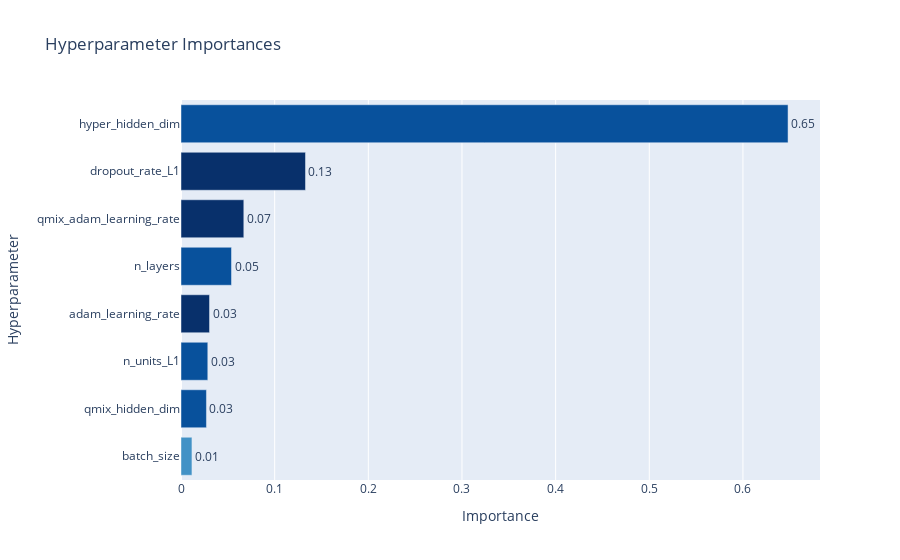

The cell this chart's notebook holds for it:
### Code cell
optuna.visualization.plot_param_importances(study)

### Figure 1 — Plotly figure (JSON) as saved in the notebook; plotly's stock layout.template omitted (floating-point values rounded to 4 significant figures)
{"data": [{"cliponaxis": false, "hovertemplate": ["batch_size (CategoricalDistribution): 0.011689685575164848<extra></extra>", "qmix_hidden_dim (IntUniformDistribution): 0.027168598207938405<extra></extra>", "n_units_L1 (IntUniformDistribution): 0.028615167107611587<extra></extra>", "adam_learning_rate (UniformDistribution): 0.03045669835524051<extra></extra>", "n_layers (IntUniformDistribution): 0.05393082707590167<extra></extra>", "qmix_adam_learning_rate (UniformDistribution): 0.06706588723279704<extra></extra>", "dropout_rate_L1 (UniformDistribution): 0.13292212857671795<extra></extra>", "hyper_hidden_dim (IntUniformDistribution): 0.648151007868628<extra></extra>"], "marker": {"color": ["rgb(66,146,198)", "rgb(8,81,156)", "rgb(8,81,156)", "rgb(8,48,107)", "rgb(8,81,156)", "rgb(8,48,107)", "rgb(8,48,107)", "rgb(8,81,156)"]}, "orientation": "h", "text": ["0.011689685575164848", "0.027168598207938405", "0.028615167107611587", "0.03045669835524051", "0.05393082707590167", "0.06706588723279704", "0.13292212857671795", "0.648151007868628"], "textposition": "outside", "texttemplate": "%{text:.2f}", "type": "bar", "x": [0.01169, 0.02717, 0.02862, 0.03046, 0.05393, 0.06707, 0.1329, 0.6482], "y": ["batch_size", "qmix_hidden_dim", "n_units_L1", "adam_learning_rate", "n_layers", "qmix_adam_learning_rate", "dropout_rate_L1", "hyper_hidden_dim"]}], "layout": {"showlegend": false, "title": {"text": "Hyperparameter Importances"}, "xaxis": {"title": {"text": "Importance"}}, "yaxis": {"title": {"text": "Hyperparameter"}}}}
